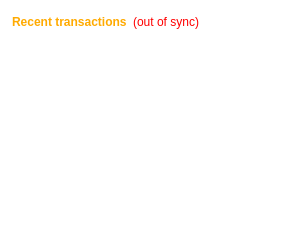
       <widget class="QFrame" name="frame_3">
        <property name="palette">
         <palette>
          <active>
           <colorrole role="WindowText">
            <brush brushstyle="SolidPattern">
             <color alpha="255">
              <red>255</red>
              <green>170</green>
              <blue>0</blue>
             </color>
            </brush>
           </colorrole>
           <colorrole role="Button">
            <brush brushstyle="SolidPattern">
             <color alpha="0">
              <red>0</red>
              <green>0</green>
              <blue>0</blue>
             </color>
            </brush>
           </colorrole>
           <colorrole role="Text">
            <brush brushstyle="SolidPattern">
             <color alpha="255">
              <red>255</red>
              <green>170</green>
              <blue>0</blue>
             </color>
            </brush>
           </colorrole>
           <colorrole role="BrightText">
            <brush brushstyle="SolidPattern">
             <color alpha="255">
              <red>255</red>
              <green>170</green>
              <blue>0</blue>
             </color>
            </brush>
           </colorrole>
           <colorrole role="ButtonText">
            <brush brushstyle="SolidPattern">
             <color alpha="255">
              <red>255</red>
              <green>170</green>
              <blue>0</blue>
             </color>
            </brush>
           </colorrole>
           <colorrole role="Base">
            <brush brushstyle="SolidPattern">
             <color alpha="0">
              <red>0</red>
              <green>0</green>
              <blue>0</blue>
             </color>
            </brush>
           </colorrole>
           <colorrole role="Window">
            <brush brushstyle="SolidPattern">
             <color alpha="0">
              <red>0</red>
              <green>0</green>
              <blue>0</blue>
             </color>
            </brush>
           </colorrole>
           <colorrole role="ToolTipText">
            <brush brushstyle="SolidPattern">
             <color alpha="255">
              <red>255</red>
              <green>170</green>
              <blue>0</blue>
             </color>
            </brush>
           </colorrole>
          </active>
          <inactive>
           <colorrole role="WindowText">
            <brush brushstyle="SolidPattern">
             <color alpha="255">
              <red>255</red>
              <green>170</green>
              <blue>0</blue>
             </color>
            </brush>
           </colorrole>
           <colorrole role="Button">
            <brush brushstyle="SolidPattern">
             <color alpha="0">
              <red>0</red>
              <green>0</green>
              <blue>0</blue>
             </color>
            </brush>
           </colorrole>
           <colorrole role="Text">
            <brush brushstyle="SolidPattern">
             <color alpha="255">
              <red>255</red>
              <green>170</green>
              <blue>0</blue>
             </color>
            </brush>
           </colorrole>
           <colorrole role="BrightText">
            <brush brushstyle="SolidPattern">
             <color alpha="255">
              <red>255</red>
              <green>170</green>
              <blue>0</blue>
             </color>
            </brush>
           </colorrole>
           <colorrole role="ButtonText">
            <brush brushstyle="SolidPattern">
             <color alpha="255">
              <red>255</red>
              <green>170</green>
              <blue>0</blue>
             </color>
            </brush>
           </colorrole>
           <colorrole role="Base">
            <brush brushstyle="SolidPattern">
             <color alpha="0">
              <red>0</red>
              <green>0</green>
              <blue>0</blue>
             </color>
            </brush>
           </colorrole>
           <colorrole role="Window">
            <brush brushstyle="SolidPattern">
             <color alpha="0">
              <red>0</red>
              <green>0</green>
              <blue>0</blue>
             </color>
            </brush>
           </colorrole>
           <colorrole role="ToolTipText">
            <brush brushstyle="SolidPattern">
             <color alpha="255">
              <red>255</red>
              <green>170</green>
              <blue>0</blue>
             </color>
            </brush>
           </colorrole>
          </inactive>
          <disabled>
           <colorrole role="WindowText">
            <brush brushstyle="SolidPattern">
             <color alpha="255">
              <red>159</red>
              <green>158</green>
              <blue>158</blue>
             </color>
            </brush>
           </colorrole>
           <colorrole role="Button">
            <brush brushstyle="SolidPattern">
             <color alpha="0">
              <red>0</red>
              <green>0</green>
              <blue>0</blue>
             </color>
            </brush>
           </colorrole>
           <colorrole role="Text">
            <brush brushstyle="SolidPattern">
             <color alpha="255">
              <red>159</red>
              <green>158</green>
              <blue>158</blue>
             </color>
            </brush>
           </colorrole>
           <colorrole role="BrightText">
            <brush brushstyle="SolidPattern">
             <color alpha="255">
              <red>255</red>
              <green>170</green>
              <blue>0</blue>
             </color>
            </brush>
           </colorrole>
           <colorrole role="ButtonText">
            <brush brushstyle="SolidPattern">
             <color alpha="255">
              <red>159</red>
              <green>158</green>
              <blue>158</blue>
             </color>
            </brush>
           </colorrole>
           <colorrole role="Base">
            <brush brushstyle="SolidPattern">
             <color alpha="0">
              <red>0</red>
              <green>0</green>
              <blue>0</blue>
             </color>
            </brush>
           </colorrole>
           <colorrole role="Window">
            <brush brushstyle="SolidPattern">
             <color alpha="0">
              <red>0</red>
              <green>0</green>
              <blue>0</blue>
             </color>
            </brush>
           </colorrole>
           <colorrole role="ToolTipText">
            <brush brushstyle="SolidPattern">
             <color alpha="255">
              <red>255</red>
              <green>170</green>
              <blue>0</blue>
             </color>
            </brush>
           </colorrole>
          </disabled>
         </palette>
        </property>
        <property name="styleSheet">
         <string notr="true">QFrame { background: transparent; }
</string>
        </property>
        <property name="frameShape">
         <enum>QFrame::StyledPanel</enum>
        </property>
        <property name="frameShadow">
         <enum>QFrame::Raised</enum>
        </property>
        <layout class="QGridLayout" name="gridLayout_3">
         <item row="0" column="0">
          <widget class="QLabel" name="label_4">
           <property name="palette">
            <palette>
             <active>
              <colorrole role="WindowText">
               <brush brushstyle="SolidPattern">
                <color alpha="255">
                 <red>255</red>
                 <green>170</green>
                 <blue>0</blue>
                </color>
               </brush>
              </colorrole>
              <colorrole role="Button">
               <brush brushstyle="SolidPattern">
                <color alpha="0">
                 <red>0</red>
                 <green>0</green>
                 <blue>0</blue>
                </color>
               </brush>
              </colorrole>
              <colorrole role="Text">
               <brush brushstyle="SolidPattern">
                <color alpha="255">
                 <red>255</red>
                 <green>170</green>
                 <blue>0</blue>
                </color>
               </brush>
              </colorrole>
              <colorrole role="BrightText">
               <brush brushstyle="SolidPattern">
                <color alpha="255">
                 <red>255</red>
                 <green>170</green>
                 <blue>0</blue>
                </color>
               </brush>
              </colorrole>
              <colorrole role="ButtonText">
               <brush brushstyle="SolidPattern">
                <color alpha="255">
                 <red>255</red>
                 <green>170</green>
                 <blue>0</blue>
                </color>
               </brush>
              </colorrole>
              <colorrole role="Base">
               <brush brushstyle="SolidPattern">
                <color alpha="0">
                 <red>0</red>
                 <green>0</green>
                 <blue>0</blue>
                </color>
               </brush>
              </colorrole>
              <colorrole role="Window">
               <brush brushstyle="SolidPattern">
                <color alpha="0">
                 <red>0</red>
                 <green>0</green>
                 <blue>0</blue>
                </color>
               </brush>
              </colorrole>
              <colorrole role="ToolTipText">
               <brush brushstyle="SolidPattern">
                <color alpha="255">
                 <red>255</red>
                 <green>170</green>
                 <blue>0</blue>
                </color>
               </brush>
              </colorrole>
             </active>
             <inactive>
              <colorrole role="WindowText">
               <brush brushstyle="SolidPattern">
                <color alpha="255">
                 <red>255</red>
                 <green>170</green>
                 <blue>0</blue>
                </color>
               </brush>
              </colorrole>
              <colorrole role="Button">
               <brush brushstyle="SolidPattern">
                <color alpha="0">
                 <red>0</red>
                 <green>0</green>
                 <blue>0</blue>
                </color>
               </brush>
              </colorrole>
              <colorrole role="Text">
               <brush brushstyle="SolidPattern">
                <color alpha="255">
                 <red>255</red>
                 <green>170</green>
                 <blue>0</blue>
                </color>
               </brush>
              </colorrole>
              <colorrole role="BrightText">
               <brush brushstyle="SolidPattern">
                <color alpha="255">
                 <red>255</red>
                 <green>170</green>
                 <blue>0</blue>
                </color>
               </brush>
              </colorrole>
              <colorrole role="ButtonText">
               <brush brushstyle="SolidPattern">
                <color alpha="255">
                 <red>255</red>
                 <green>170</green>
                 <blue>0</blue>
                </color>
               </brush>
              </colorrole>
              <colorrole role="Base">
               <brush brushstyle="SolidPattern">
                <color alpha="0">
                 <red>0</red>
                 <green>0</green>
                 <blue>0</blue>
                </color>
               </brush>
              </colorrole>
              <colorrole role="Window">
               <brush brushstyle="SolidPattern">
                <color alpha="0">
                 <red>0</red>
                 <green>0</green>
                 <blue>0</blue>
                </color>
               </brush>
              </colorrole>
              <colorrole role="ToolTipText">
               <brush brushstyle="SolidPattern">
                <color alpha="255">
                 <red>255</red>
                 <green>170</green>
                 <blue>0</blue>
                </color>
               </brush>
              </colorrole>
             </inactive>
             <disabled>
              <colorrole role="WindowText">
               <brush brushstyle="SolidPattern">
                <color alpha="255">
                 <red>159</red>
                 <green>158</green>
                 <blue>158</blue>
                </color>
               </brush>
              </colorrole>
              <colorrole role="Button">
               <brush brushstyle="SolidPattern">
                <color alpha="0">
                 <red>0</red>
                 <green>0</green>
                 <blue>0</blue>
                </color>
               </brush>
              </colorrole>
              <colorrole role="Text">
               <brush brushstyle="SolidPattern">
                <color alpha="255">
                 <red>159</red>
                 <green>158</green>
                 <blue>158</blue>
                </color>
               </brush>
              </colorrole>
              <colorrole role="BrightText">
               <brush brushstyle="SolidPattern">
                <color alpha="255">
                 <red>255</red>
                 <green>170</green>
                 <blue>0</blue>
                </color>
               </brush>
              </colorrole>
              <colorrole role="ButtonText">
               <brush brushstyle="SolidPattern">
                <color alpha="255">
                 <red>159</red>
                 <green>158</green>
                 <blue>158</blue>
                </color>
               </brush>
              </colorrole>
              <colorrole role="Base">
               <brush brushstyle="SolidPattern">
                <color alpha="0">
                 <red>0</red>
                 <green>0</green>
                 <blue>0</blue>
                </color>
               </brush>
              </colorrole>
              <colorrole role="Window">
               <brush brushstyle="SolidPattern">
                <color alpha="0">
                 <red>0</red>
                 <green>0</green>
                 <blue>0</blue>
                </color>
               </brush>
              </colorrole>
              <colorrole role="ToolTipText">
               <brush brushstyle="SolidPattern">
                <color alpha="255">
                 <red>255</red>
                 <green>170</green>
                 <blue>0</blue>
                </color>
               </brush>
              </colorrole>
             </disabled>
            </palette>
           </property>
           <property name="text">
            <string>&lt;b&gt;Recent transactions&lt;/b&gt;</string>
           </property>
          </widget>
         </item>
         <item row="0" column="1">
          <widget class="QLabel" name="labelTransactionsStatus">
           <property name="toolTip">
            <string>The displayed information may be out of date. Your wallet automatically synchronizes with the NetCoin network after a connection is established, but this process has not completed yet.</string>
           </property>
           <property name="styleSheet">
            <string notr="true">QLabel { color: red; }</string>
           </property>
           <property name="text">
            <string notr="true">(out of sync)</string>
           </property>
           <property name="alignment">
            <set>Qt::AlignRight|Qt::AlignTrailing|Qt::AlignVCenter</set>
           </property>
          </widget>
         </item>
         <item row="0" column="2">
          <spacer name="horizontalSpacer">
           <property name="palette">
            <palette>
             <active>
              <colorrole role="WindowText">
               <brush brushstyle="SolidPattern">
                <color alpha="255">
                 <red>255</red>
                 <green>170</green>
                 <blue>0</blue>
                </color>
               </brush>
              </colorrole>
              <colorrole role="Text">
               <brush brushstyle="SolidPattern">
                <color alpha="255">
                 <red>255</red>
                 <green>170</green>
                 <blue>0</blue>
                </color>
               </brush>
              </colorrole>
              <colorrole role="BrightText">
               <brush brushstyle="SolidPattern">
                <color alpha="255">
                 <red>255</red>
                 <green>170</green>
                 <blue>0</blue>
                </color>
               </brush>
              </colorrole>
              <colorrole role="ButtonText">
               <brush brushstyle="SolidPattern">
                <color alpha="255">
                 <red>255</red>
                 <green>170</green>
                 <blue>0</blue>
                </color>
               </brush>
              </colorrole>
              <colorrole role="ToolTipText">
               <brush brushstyle="SolidPattern">
                <color alpha="255">
                 <red>255</red>
                 <green>170</green>
                 <blue>0</blue>
                </color>
               </brush>
              </colorrole>
             </active>
             <inactive>
              <colorrole role="WindowText">
               <brush brushstyle="SolidPattern">
                <color alpha="255">
                 <red>255</red>
                 <green>170</green>
                 <blue>0</blue>
                </color>
               </brush>
              </colorrole>
              <colorrole role="Text">
               <brush brushstyle="SolidPattern">
                <color alpha="255">
                 <red>255</red>
                 <green>170</green>
                 <blue>0</blue>
                </color>
               </brush>
              </colorrole>
              <colorrole role="BrightText">
               <brush brushstyle="SolidPattern">
                <color alpha="255">
                 <red>255</red>
                 <green>170</green>
                 <blue>0</blue>
                </color>
               </brush>
              </colorrole>
              <colorrole role="ButtonText">
               <brush brushstyle="SolidPattern">
                <color alpha="255">
                 <red>255</red>
                 <green>170</green>
                 <blue>0</blue>
                </color>
               </brush>
              </colorrole>
              <colorrole role="ToolTipText">
               <brush brushstyle="SolidPattern">
                <color alpha="255">
                 <red>255</red>
                 <green>170</green>
                 <blue>0</blue>
                </color>
               </brush>
              </colorrole>
             </inactive>
             <disabled>
              <colorrole role="WindowText">
               <brush brushstyle="SolidPattern">
                <color alpha="255">
                 <red>159</red>
                 <green>158</green>
                 <blue>158</blue>
                </color>
               </brush>
              </colorrole>
              <colorrole role="Text">
               <brush brushstyle="SolidPattern">
                <color alpha="255">
                 <red>159</red>
                 <green>158</green>
                 <blue>158</blue>
                </color>
               </brush>
              </colorrole>
              <colorrole role="BrightText">
               <brush brushstyle="SolidPattern">
                <color alpha="255">
                 <red>255</red>
                 <green>170</green>
                 <blue>0</blue>
                </color>
               </brush>
              </colorrole>
              <colorrole role="ButtonText">
               <brush brushstyle="SolidPattern">
                <color alpha="255">
                 <red>159</red>
                 <green>158</green>
                 <blue>158</blue>
                </color>
               </brush>
              </colorrole>
              <colorrole role="ToolTipText">
               <brush brushstyle="SolidPattern">
                <color alpha="255">
                 <red>255</red>
                 <green>170</green>
                 <blue>0</blue>
                </color>
               </brush>
              </colorrole>
             </disabled>
            </palette>
           </property>
           <property name="orientation">
            <enum>Qt::Horizontal</enum>
           </property>
           <property name="sizeHint" stdset="0">
            <size>
             <width>67</width>
             <height>20</height>
            </size>
           </property>
          </spacer>
         </item>
         <item row="1" column="0" colspan="3">
          <widget class="QListView" name="listTransactions">
           <property name="palette">
            <palette>
             <active>
              <colorrole role="WindowText">
               <brush brushstyle="SolidPattern">
                <color alpha="255">
                 <red>255</red>
                 <green>170</green>
                 <blue>0</blue>
                </color>
               </brush>
              </colorrole>
              <colorrole role="Button">
               <brush brushstyle="SolidPattern">
                <color alpha="0">
                 <red>0</red>
                 <green>0</green>
                 <blue>0</blue>
                </color>
               </brush>
              </colorrole>
              <colorrole role="Text">
               <brush brushstyle="SolidPattern">
                <color alpha="255">
                 <red>255</red>
                 <green>170</green>
                 <blue>0</blue>
                </color>
               </brush>
              </colorrole>
              <colorrole role="BrightText">
               <brush brushstyle="SolidPattern">
                <color alpha="255">
                 <red>255</red>
                 <green>170</green>
                 <blue>0</blue>
                </color>
               </brush>
              </colorrole>
              <colorrole role="ButtonText">
               <brush brushstyle="SolidPattern">
                <color alpha="255">
                 <red>255</red>
                 <green>170</green>
                 <blue>0</blue>
                </color>
               </brush>
              </colorrole>
              <colorrole role="Base">
               <brush brushstyle="NoBrush">
                <color alpha="255">
                 <red>0</red>
                 <green>0</green>
                 <blue>0</blue>
                </color>
               </brush>
              </colorrole>
              <colorrole role="Window">
               <brush brushstyle="SolidPattern">
                <color alpha="0">
                 <red>0</red>
                 <green>0</green>
                 <blue>0</blue>
                </color>
               </brush>
              </colorrole>
              <colorrole role="ToolTipText">
               <brush brushstyle="SolidPattern">
                <color alpha="255">
                 <red>255</red>
                 <green>170</green>
                 <blue>0</blue>
                </color>
               </brush>
              </colorrole>
             </active>
             <inactive>
              <colorrole role="WindowText">
               <brush brushstyle="SolidPattern">
                <color alpha="255">
                 <red>255</red>
                 <green>170</green>
                 <blue>0</blue>
                </color>
               </brush>
              </colorrole>
              <colorrole role="Button">
               <brush brushstyle="SolidPattern">
                <color alpha="0">
                 <red>0</red>
                 <green>0</green>
                 <blue>0</blue>
                </color>
               </brush>
              </colorrole>
              <colorrole role="Text">
               <brush brushstyle="SolidPattern">
                <color alpha="255">
                 <red>255</red>
                 <green>170</green>
                 <blue>0</blue>
                </color>
               </brush>
              </colorrole>
              <colorrole role="BrightText">
               <brush brushstyle="SolidPattern">
                <color alpha="255">
                 <red>255</red>
                 <green>170</green>
                 <blue>0</blue>
                </color>
               </brush>
              </colorrole>
              <colorrole role="ButtonText">
               <brush brushstyle="SolidPattern">
                <color alpha="255">
                 <red>255</red>
                 <green>170</green>
                 <blue>0</blue>
                </color>
               </brush>
              </colorrole>
              <colorrole role="Base">
               <brush brushstyle="NoBrush">
                <color alpha="255">
                 <red>0</red>
                 <green>0</green>
                 <blue>0</blue>
                </color>
               </brush>
              </colorrole>
              <colorrole role="Window">
               <brush brushstyle="SolidPattern">
                <color alpha="0">
                 <red>0</red>
                 <green>0</green>
                 <blue>0</blue>
                </color>
               </brush>
              </colorrole>
              <colorrole role="ToolTipText">
               <brush brushstyle="SolidPattern">
                <color alpha="255">
                 <red>255</red>
                 <green>170</green>
                 <blue>0</blue>
                </color>
               </brush>
              </colorrole>
             </inactive>
             <disabled>
              <colorrole role="WindowText">
               <brush brushstyle="SolidPattern">
                <color alpha="255">
                 <red>159</red>
                 <green>158</green>
                 <blue>158</blue>
                </color>
               </brush>
              </colorrole>
              <colorrole role="Button">
               <brush brushstyle="SolidPattern">
                <color alpha="0">
                 <red>0</red>
                 <green>0</green>
                 <blue>0</blue>
                </color>
               </brush>
              </colorrole>
              <colorrole role="Text">
               <brush brushstyle="SolidPattern">
                <color alpha="255">
                 <red>159</red>
                 <green>158</green>
                 <blue>158</blue>
                </color>
               </brush>
              </colorrole>
              <colorrole role="BrightText">
               <brush brushstyle="SolidPattern">
                <color alpha="255">
                 <red>255</red>
                 <green>170</green>
                 <blue>0</blue>
                </color>
               </brush>
              </colorrole>
              <colorrole role="ButtonText">
               <brush brushstyle="SolidPattern">
                <color alpha="255">
                 <red>159</red>
                 <green>158</green>
                 <blue>158</blue>
                </color>
               </brush>
              </colorrole>
              <colorrole role="Base">
               <brush brushstyle="NoBrush">
                <color alpha="255">
                 <red>0</red>
                 <green>0</green>
                 <blue>0</blue>
                </color>
               </brush>
              </colorrole>
              <colorrole role="Window">
               <brush brushstyle="SolidPattern">
                <color alpha="0">
                 <red>0</red>
                 <green>0</green>
                 <blue>0</blue>
                </color>
               </brush>
              </colorrole>
              <colorrole role="ToolTipText">
               <brush brushstyle="SolidPattern">
                <color alpha="255">
                 <red>255</red>
                 <green>170</green>
                 <blue>0</blue>
                </color>
               </brush>
              </colorrole>
             </disabled>
            </palette>
           </property>
           <property name="styleSheet">
            <string notr="true"/>
           </property>
           <property name="frameShape">
            <enum>QFrame::NoFrame</enum>
           </property>
           <property name="verticalScrollBarPolicy">
            <enum>Qt::ScrollBarAlwaysOff</enum>
           </property>
           <property name="horizontalScrollBarPolicy">
            <enum>Qt::ScrollBarAlwaysOff</enum>
           </property>
           <property name="selectionMode">
            <enum>QAbstractItemView::NoSelection</enum>
           </property>
          </widget>
         </item>
        </layout>
        <zorder>label_4</zorder>
        <zorder>labelTransactionsStatus</zorder>
        <zorder>listTransactions</zorder>
       </widget>
